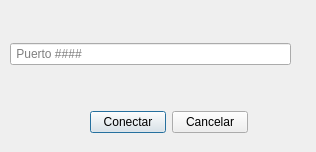
<?xml version="1.0" encoding="UTF-8"?>
<ui version="4.0">
 <class>Conectar</class>
 <widget class="QDialog" name="Conectar">
  <property name="geometry">
   <rect>
    <x>0</x>
    <y>0</y>
    <width>316</width>
    <height>152</height>
   </rect>
  </property>
  <property name="windowTitle">
   <string>Dialog</string>
  </property>
  <widget class="QWidget" name="">
   <property name="geometry">
    <rect>
     <x>10</x>
     <y>30</y>
     <width>281</width>
     <height>48</height>
    </rect>
   </property>
   <layout class="QVBoxLayout" name="verticalLayout">
    <item>
     <widget class="QLineEdit" name="puerto">
      <property name="placeholderText">
       <string> Puerto ####</string>
      </property>
     </widget>
    </item>
   </layout>
  </widget>
  <widget class="QWidget" name="">
   <property name="geometry">
    <rect>
     <x>90</x>
     <y>110</y>
     <width>158</width>
     <height>25</height>
    </rect>
   </property>
   <layout class="QHBoxLayout" name="horizontalLayout">
    <item>
     <widget class="QPushButton" name="conectar">
      <property name="text">
       <string>Conectar</string>
      </property>
     </widget>
    </item>
    <item>
     <widget class="QPushButton" name="serv_Cancelar">
      <property name="text">
       <string>Cancelar</string>
      </property>
     </widget>
    </item>
   </layout>
  </widget>
 </widget>
 <resources/>
 <connections/>
</ui>
